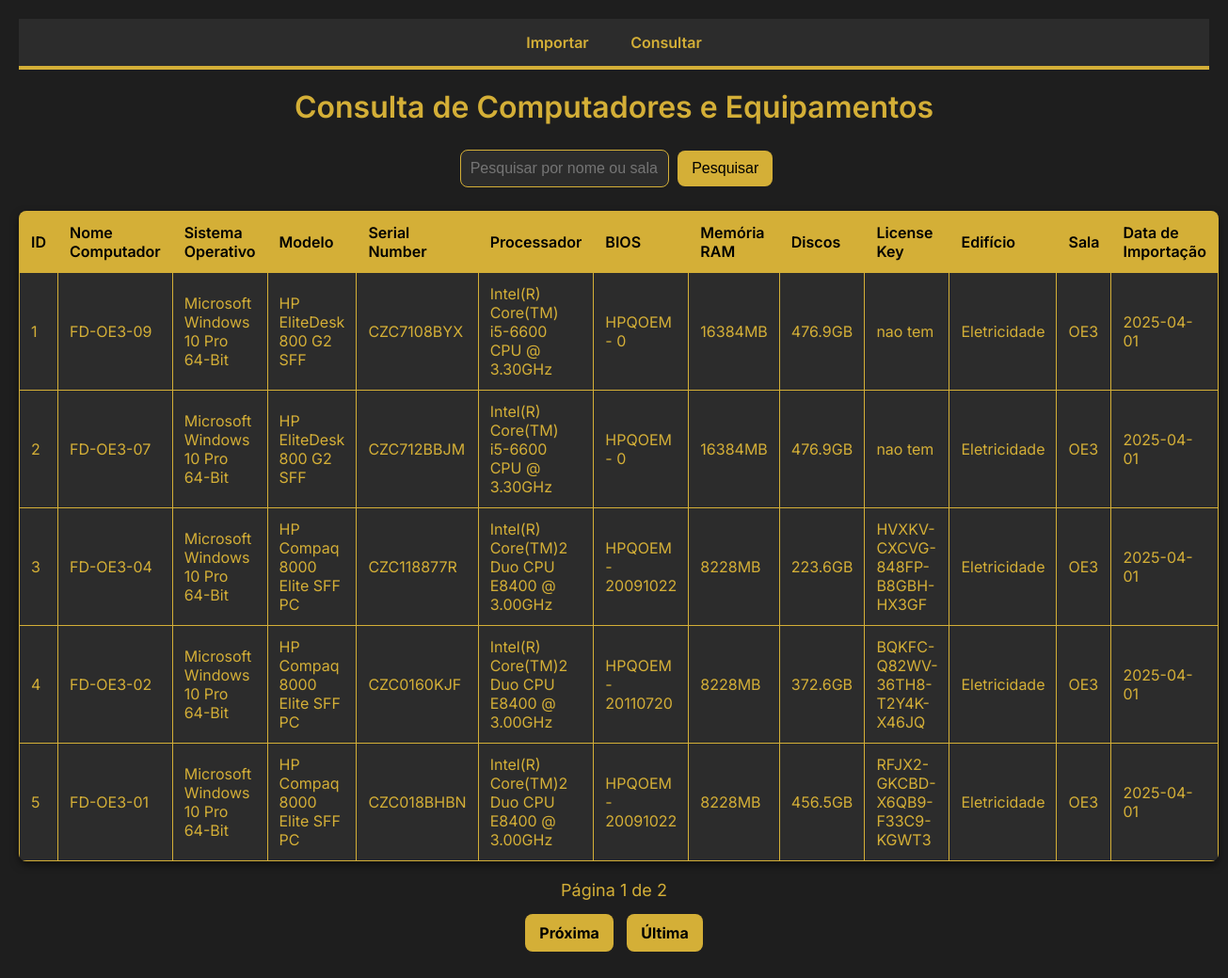
The page / on the database its author committed.
### tables this page shows
CREATE TABLE `computadores` (
  `id` int NOT NULL,
  `nome_computador` varchar(255) NOT NULL,
  `nome_dominio` varchar(255) DEFAULT NULL,
  `SO` varchar(100) DEFAULT NULL,
  `modelo` varchar(100) DEFAULT NULL,
  `serial_number` varchar(100) DEFAULT NULL,
  `processador` varchar(100) DEFAULT NULL,
  `bios` varchar(100) DEFAULT NULL,
  `memoria_ram` varchar(50) DEFAULT NULL,
  `discos` text,
  `license_key` varchar(255) DEFAULT NULL,
  `id_pavilhao` int DEFAULT NULL,
  `id_sala` int DEFAULT NULL,
  `data_importacao` date DEFAULT NULL
);

CREATE TABLE `pavilhao` (
  `id` int NOT NULL,
  `nome_pavilhao` varchar(255) NOT NULL
);

CREATE TABLE `salas` (
  `id` int NOT NULL,
  `nome_sala` varchar(255) NOT NULL,
  `id_pavilhao` int DEFAULT NULL
);

### index.php (the view, shortened to what this page needs)
<?php
include 'config.php';
$registros_por_pagina = 5;
$pagina_atual = isset($_GET['pagina']) ? (int)$_GET['pagina'] : 1;
$offset = ($pagina_atual - 1) * $registros_por_pagina;
$search = isset($_GET['search']) ? $liga->real_escape_string($_GET['search']) : '';
$where_clause = "";
$query = "SELECT
            c.id,
            c.nome_computador,
            c.SO,
            c.modelo,
            c.serial_number,
            c.processador,
            c.bios,
            c.memoria_ram,
            c.discos,
            c.license_key,
            p.nome_pavilhao AS edificio,
            s.nome_sala AS sala,
            c.data_importacao
          FROM computadores c
          LEFT JOIN salas s ON c.id_sala = s.id
          LEFT JOIN pavilhao p ON c.id_pavilhao = p.id
          $where_clause
          ORDER BY c.data_importacao DESC
          LIMIT $offset, $registros_por_pagina";
$result = $liga->query($query);
$query_count = "SELECT COUNT(*) as total FROM computadores c LEFT JOIN salas s ON c.id_sala = s.id $where_clause";
$result_count = $liga->query($query_count);
$total_registros = $result_count->fetch_assoc()['total'];
$total_paginas = ceil($total_registros / $registros_por_pagina);
?>
<!DOCTYPE html>
<html lang="pt">
<head>
    <link rel="stylesheet" href="index.css">
</head>
<body>
    <nav>
        <ul>
            <li><a href="importar.php" target="_blank">Importar</a></li>
            <li><a href="index.php" target="_blank">Consultar</a></li>
        </ul>
    </nav>
    <h1>Consulta de Computadores e Equipamentos</h1>
    <div class="filtros">
        <form method="GET" action="">
            <input type="text" name="search" placeholder="Pesquisar por nome ou sala" value="<?= htmlspecialchars($search) ?>">
            <button type="submit">Pesquisar</button>
        </form>
    </div>
    <table class="tabela-computadores">
        <thead>
            <tr>
                <th>ID</th>
                <th>Nome Computador</th>
                <th>Sistema Operativo</th>
                <th>Modelo</th>
                <th>Serial Number</th>
                <th>Processador</th>
                <th>BIOS</th>
                <th>Memória RAM</th>
                <th>Discos</th>
                <th>License Key</th>
                <th>Edifício</th>
                <th>Sala</th>
                <th>Data de Importação</th>
            </tr>
        </thead>
        <tbody>
            <?php while ($row = $result->fetch_assoc()): ?>
                <tr class="computador-linha" data-id="<?= $row['id'] ?>">
                    <td><?= htmlspecialchars($row['id']) ?></td>
                    <td><?= htmlspecialchars($row['nome_computador']) ?></td>
                    <td><?= htmlspecialchars($row['SO']) ?></td>
                    <td><?= htmlspecialchars($row['modelo']) ?></td>
                    <td><?= htmlspecialchars($row['serial_number']) ?></td>
                    <td><?= htmlspecialchars($row['processador']) ?></td>
                    <td><?= htmlspecialchars($row['bios']) ?></td>
                    <td><?= htmlspecialchars($row['memoria_ram']) ?></td>
                    <td><?= htmlspecialchars($row['discos']) ?></td>
                    <td><?= htmlspecialchars($row['license_key']) ?></td>
                    <td><?= htmlspecialchars($row['edificio']) ?></td>
                    <td><?= htmlspecialchars($row['sala']) ?></td>
                    <td><?= htmlspecialchars($row['data_importacao']) ?></td>
                </tr>
            <?php endwhile; ?>
        </tbody>
    </table>
    <div class="paginacao">
        <p>Página <?= $pagina_atual ?> de <?= $total_paginas ?></p>
        <?php if ($pagina_atual < $total_paginas): ?>
            <a href="?pagina=<?= $pagina_atual + 1 ?>&search=<?= urlencode($search) ?>" class="botao">Próxima</a>
            <a href="?pagina=<?= $total_paginas ?>&search=<?= urlencode($search) ?>" class="botao">Última</a>
        <?php endif; ?>
    </div>
</body>
</html>

### index.css (style rules this page uses)
body { font-family: 'Inter', sans-serif; background-color: #1E1E1E; color: #D4AF37; text-align: center; padding: 20px; margin: 0; }
nav { background: #2C2C2C; padding: 15px; border-bottom: 4px solid #D4AF37; }
nav ul { list-style: none; margin: 0; padding: 0; text-align: center; }
nav ul li { display: inline; margin: 0 20px; }
nav ul li a { color: #D4AF37; text-decoration: none; font-weight: 600; transition: 0.3s; }
h1 { margin-top: 20px; font-weight: 600; color: #D4AF37; }
.filtros { margin: 20px 0; }
.filtros input { padding: 10px; margin: 5px; border: 1px solid #D4AF37; border-radius: 8px; width: 200px; font-size: 16px; background: #2C2C2C; color: #D4AF37; }
.filtros button { padding: 10px 15px; border: none; background-color: #D4AF37; color: black; border-radius: 8px; font-size: 16px; cursor: pointer; transition: 0.3s; }
.tabela-computadores { width: 90%; max-width: 1200px; margin: 20px auto; border-collapse: collapse; background: #2C2C2C; box-shadow: 0 4px 8px rgba(0, 0, 0, 0.5); border-radius: 8px; overflow: hidden; color: #D4AF37; }
.tabela-computadores th, .tabela-computadores td { padding: 12px; border: 1px solid #D4AF37; text-align: left; }
.tabela-computadores th { background-color: #D4AF37; color: black; font-weight: 600; }
.paginacao { margin: 20px 0; text-align: center; }
.paginacao p { color: #D4AF37; font-size: 18px; margin-bottom: 10px; }
.paginacao a { display: inline-block; padding: 10px 15px; margin: 5px; border: none; background-color: #D4AF37; color: black; border-radius: 8px; font-size: 16px; font-weight: bold; cursor: pointer; text-decoration: none; transition: background 0.3s, transform 0.2s; }

### rows shown on the page
computadores: id "1", nome_computador "FD-OE3-09", SO "Microsoft Windows 10 Pro 64-Bit", modelo "HP EliteDesk 800 G2 SFF", serial_number "CZC7108BYX", processador "Intel(R) Core(TM) i5-6600 CPU @ 3.30GHz", bios "HPQOEM - 0", memoria_ram "16384MB", discos "476.9GB", license_key "nao tem", id_pavilhao.nome_pavilhao "Eletricidade", id_sala.nome_sala "OE3", data_importacao "2025-04-01"
computadores: id "2", nome_computador "FD-OE3-07", SO "Microsoft Windows 10 Pro 64-Bit", modelo "HP EliteDesk 800 G2 SFF", serial_number "CZC712BBJM", processador "Intel(R) Core(TM) i5-6600 CPU @ 3.30GHz", bios "HPQOEM - 0", memoria_ram "16384MB", discos "476.9GB", license_key "nao tem", id_pavilhao.nome_pavilhao "Eletricidade", id_sala.nome_sala "OE3", data_importacao "2025-04-01"
computadores: id "3", nome_computador "FD-OE3-04", SO "Microsoft Windows 10 Pro 64-Bit", modelo "HP Compaq 8000 Elite SFF PC", serial_number "CZC118877R", processador "Intel(R) Core(TM)2 Duo CPU E8400 @ 3.00GHz", bios "HPQOEM - 20091022", memoria_ram "8228MB", discos "223.6GB", license_key "HVXKV-CXCVG-848FP-B8GBH-HX3GF", id_pavilhao.nome_pavilhao "Eletricidade", id_sala.nome_sala "OE3", data_importacao "2025-04-01"
computadores: id "4", nome_computador "FD-OE3-02", SO "Microsoft Windows 10 Pro 64-Bit", modelo "HP Compaq 8000 Elite SFF PC", serial_number "CZC0160KJF", processador "Intel(R) Core(TM)2 Duo CPU E8400 @ 3.00GHz", bios "HPQOEM - 20110720", memoria_ram "8228MB", discos "372.6GB", license_key "BQKFC-Q82WV-36TH8-T2Y4K-X46JQ", id_pavilhao.nome_pavilhao "Eletricidade", id_sala.nome_sala "OE3", data_importacao "2025-04-01"
computadores: id "5", nome_computador "FD-OE3-01", SO "Microsoft Windows 10 Pro 64-Bit", modelo "HP Compaq 8000 Elite SFF PC", serial_number "CZC018BHBN", processador "Intel(R) Core(TM)2 Duo CPU E8400 @ 3.00GHz", bios "HPQOEM - 20091022", memoria_ram "8228MB", discos "456.5GB", license_key "RFJX2-GKCBD-X6QB9-F33C9-KGWT3", id_pavilhao.nome_pavilhao "Eletricidade", id_sala.nome_sala "OE3", data_importacao "2025-04-01"

### other values the page prints
$pagina_atual "1"
$total_paginas "2"
